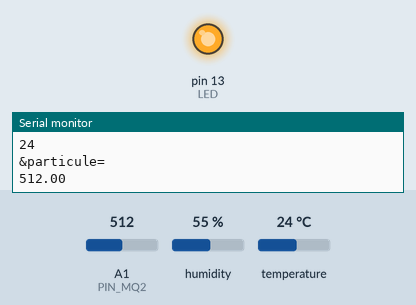
Simulated run of this sketch. Board: Arduino Uno, built with avr-gcc and run on an emulated ATmega328P. On the bench: output pins drawn as LEDs (lit = HIGH), the last lines printed to the serial monitor. Inputs (shaded band) come from the test bench; at power-on: A1 (PIN_MQ2) = 512, humidity 55 %, temperature 24 °C. WiFi joins after 1.5 s; servers stay silent unless stated.

Above: at 3.0 s.
3.1 s: A1 (PIN_MQ2) set to 218
6.1 s: A1 (PIN_MQ2) set to 185
At 7.7 s:
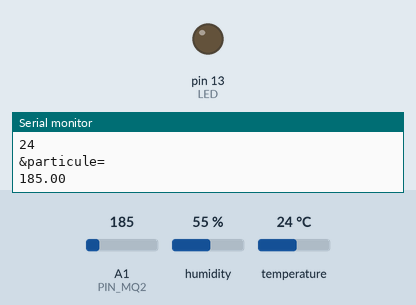
9.1 s: A1 (PIN_MQ2) set to 210
At 12.0 s:
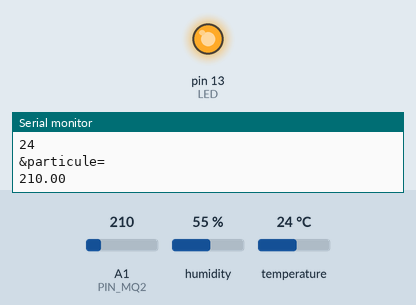
12.8 s: A1 (PIN_MQ2) set to 190
At 14.8 s:
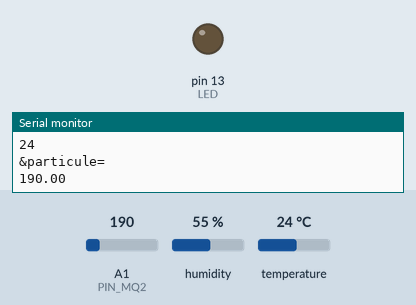
Timing chart, 0 to 16.3 s (numbered marks = the images above; inputs shaded):
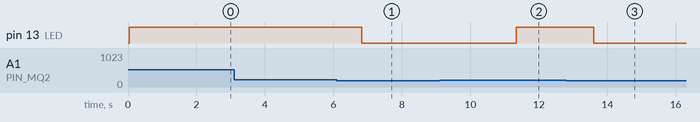

The sketch:

temp_hum.ino
```cpp
#include <dht11.h>
#include <Ethernet.h>
#define DHT11PIN 4
#define PIN_MQ2 A1
#define LED 13

float value;

dht11 DHT11;
EthernetClient client;
int port="443";
String method= "GET";
char host="192.168.220.109";
String path="/testarduino.php";
String temp="?temperature=";
String hum="&humidite=";
byte mac[] = { 0xDE, 0xAD, 0xBE, 0xEF, 0xFE, 0xED };
void  setup()
{
  Serial.begin(9600);
  Ethernet.begin(mac,host);
  pinMode(LED,OUTPUT);
  pinMode(PIN_MQ2,INPUT);

}

void loop()
{

  Serial.println();

  value=analogRead(PIN_MQ2);
  int chk = DHT11.read(DHT11PIN);

  Serial.print("Humidity (%): ");

  Serial.println((float)DHT11.humidity, 2);

  Serial.print("Temperature(C): ");
  Serial.println((float)DHT11.temperature, 2);

  Serial.print("Concentration de Gaz (%): ");
  Serial.print((float)value);

    if(value>200){digitalWrite(LED,HIGH);}
    else{digitalWrite(LED,LOW);}
  myadmin();
  delay(2000);

}
void myadmin(){
    if(client.connect(host,port)){
      Serial.println("Connected to DB");

    Serial.print("GET /testarduino.php?humidity=");
    client.print("GET /testarduino.php?humidity=");     //YOUR URL
    Serial.println(DHT11.humidity);
    client.print(DHT11.humidity);
    client.print("&temperature=");
    Serial.println("&temperature=");
    client.print(DHT11.temperature);
    Serial.println(DHT11.temperature);
    client.print("&particule=");
    Serial.println("&particule=");
    client.print(value);
    Serial.println(value);
    client.print(" HTTP/1.1");
    }else{
      Serial.println();
      Serial.println("nope");
    }

}
```

Measured:
- the behaviour switches between 201 and 200 on A1 (PIN_MQ2) (found by bisection; images 0 and 1)
- after the input at 6.1 s, pin 13 (LED): HIGH → LOW after 0.72 s
- after the input at 9.1 s, pin 13 (LED): LOW → HIGH after 2.2 s
- after the input at 12.8 s, pin 13 (LED): HIGH → LOW after 0.81 s
